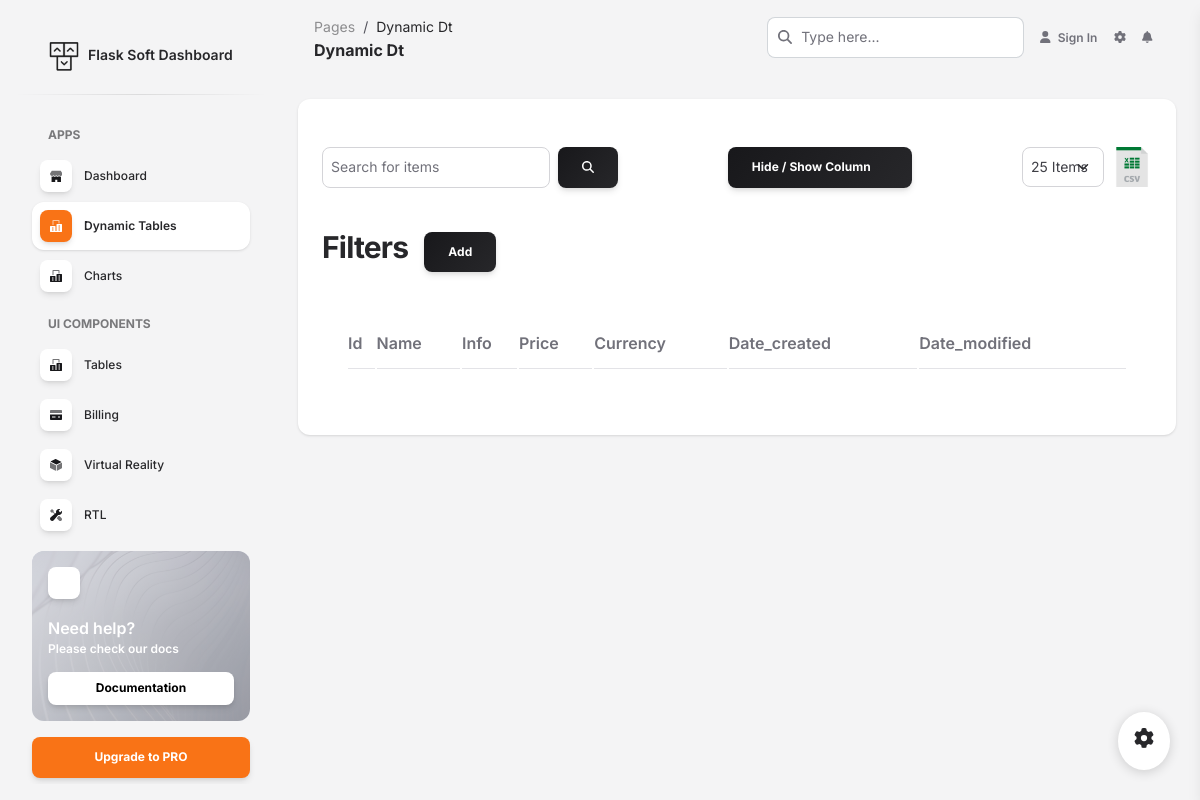
The page /dynamic-dt/products on the database as committed earlier.
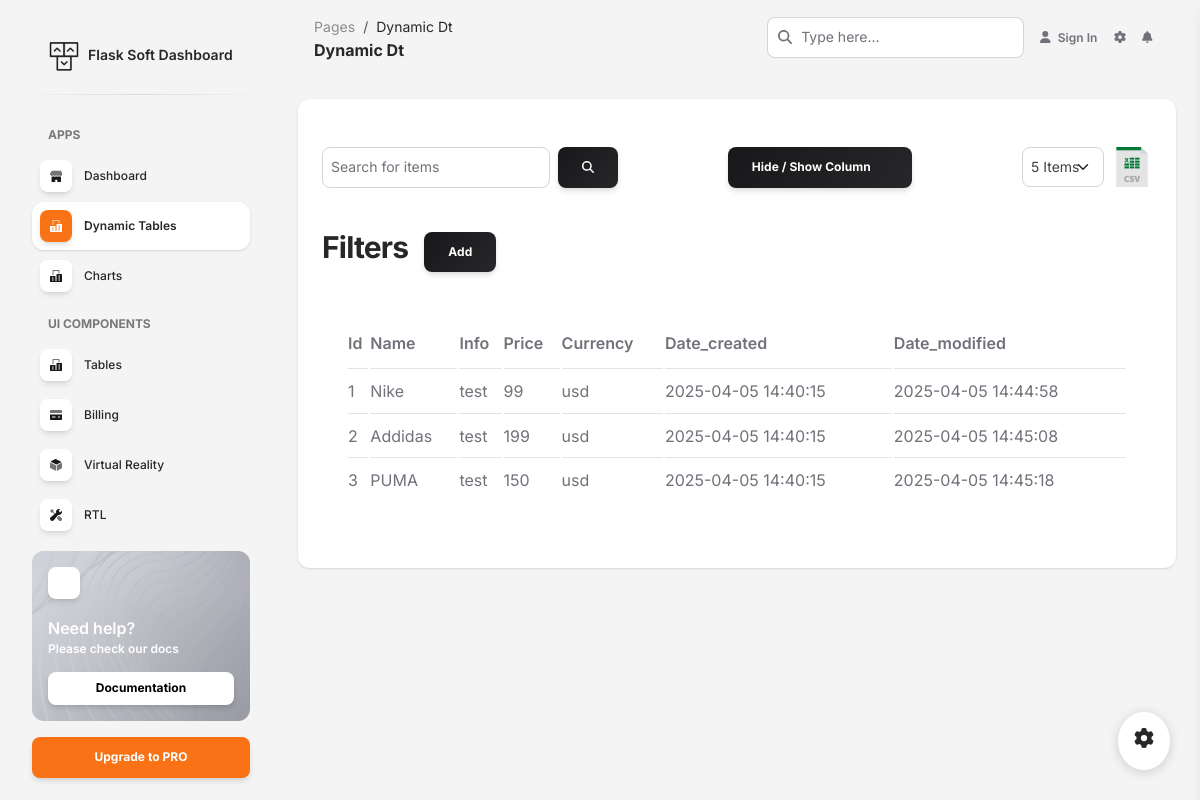
The same page on the database as committed later.
### apps/models.py (models this page shows, shortened)
class Product(db.Model):
    __tablename__ = 'products'
    id            = db.Column(db.Integer,      primary_key=True)
    name          = db.Column(db.String(128),  nullable=False)
    info          = db.Column(db.Text,         nullable=True)
    price         = db.Column(db.Integer,      nullable=False)
    currency      = db.Column(db.Enum(CURRENCY_TYPE), default=CURRENCY_TYPE.usd, nullable=False)
    date_created  = db.Column(db.DateTime,     default=dt.datetime.utcnow())
    date_modified = db.Column(db.DateTime,     default=db.func.current_timestamp(),
                                               onupdate=db.func.current_timestamp())

### apps/dyn_dt/routes.py (the view)
@blueprint.route('/dynamic-dt/<aPath>', methods=['GET', 'POST'])
def model_dt(aPath):
    aModelName = None
    aModelClass = None
    if aPath in config.Config.DYNAMIC_DATATB.keys():
        aModelName = config.Config.DYNAMIC_DATATB[aPath]
        aModelClass = name_to_class(aModelName)
    if not aModelClass:
        return f'ERR: Getting ModelClass for path: {aPath}', 404
    db_fields = [field.name for field in aModelClass.__table__.columns if not field.foreign_keys]
    fk_fields = get_model_fk_values(aModelClass)
    db_filters = []
    for f in db_fields:
        if f not in fk_fields.keys():
            db_filters.append( f )
    choices_dict = {}
    for column in aModelClass.__table__.columns:
        if isinstance(column.type, db.Enum):
            choices_dict[column.name] = [(choice.name, choice.value) for choice in column.type.enum_class]
    field_names = []
    for field_name in db_fields:
        field = HideShowFilter.query.filter_by(parent=aPath.lower(), key=field_name).first()
        if field:
            field_names.append(field)
        else:
            field = HideShowFilter(parent=aPath.lower(), key=field_name)
            db.session.add(field)
            db.session.commit()
            field_names.append(field)
    filter_string = []
    filter_instance = ModelFilter.query.filter_by(parent=aPath.lower()).all()
    for filter_data in filter_instance:
        if filter_data.key in db_fields:
            filter_string.append(getattr(aModelClass, filter_data.key).like(f"%{filter_data.value}%"))
    order_by = request.args.get('order_by', 'id')
    if order_by not in db_fields:
        order_by = 'id'
    queryset = aModelClass.query.filter(and_(*filter_string)).order_by(order_by)
    page_items = PageItems.query.filter_by(parent=aPath.lower()).order_by(PageItems.id.desc()).first()
    p_items = 25
    if page_items:
        p_items = page_items.items_per_page
    page = request.args.get('page', 1, type=int)
    queryset = user_filter(request, queryset, db_fields, fk_fields.keys())
    pagination = queryset.paginate(page=page, per_page=p_items, error_out=False)
    items = pagination.items
    read_only_fields = ('id', 'user_id', 'date_created', 'date_modified', )
    integer_fields = get_model_field_names(aModelClass, Integer)
    date_time_fields = get_model_field_names(aModelClass, DateTime)
    text_fields = get_model_field_names(aModelClass, Text)
    email_fields = []
    context = {
        'page_title': f'Dynamic DataTable - {aPath.lower().title()}',
        'link': aPath,
        'field_names': field_names,
        'db_field_names': db_fields,
        'db_filters': db_filters,
        'items': items,
        'pagination': pagination,
        'page_items': p_items,
        'filter_instance': filter_instance,
        'read_only_fields': read_only_fields,
        'integer_fields': integer_fields,
        'date_time_fields': date_time_fields,
        'email_fields': email_fields,
        'text_fields': text_fields,
        'fk_fields_keys': fk_fields.keys(),
        'fk_fields': fk_fields,
        'segment': 'dynamic_dt',
        'parent': 'dashboard',
        'choices_dict': choices_dict,
        'exclude_auto_gen_fields': exclude_auto_gen_fields(aModelClass)
    }
    return render_template('dyn_dt/model.html', **context)

### templates/dyn_dt/model.html (shortened to what this page needs)
{% extends "layouts/base.html" %}
{% block content %}
<div class="container-fluid py-4">
    <div class="row">
        <div class="col-sm-12">
            <div class="card">
                <div class="card-body">
                    <div class="d-flex justify-content-between my-4">
                        <form class="search">
                            <div class="d-flex gap-2 align-items-center align-self-stretch">
                                <div class="">
                                    <input type="text" placeholder="Search for items" name="search" id="" class="form-control border px-2">
                                </div>
                                <div>
                                    <button type="submit" class="btn mb-0 bg-gradient-dark">
                                        <i class="fas fa-search" aria-hidden="true"></i>
                                    </button>
                                </div>
                            </div>
                        </form>
                        <div class="">
                            <form method="post">
                                <div class="dropdown">
                                    <button class="btn mb-0 bg-gradient-dark dropdown-toggle" type="button" data-bs-toggle="dropdown" aria-expanded="false">
                                        Hide / Show Column
                                    </button>
                                </div>
                            </form>
                        </div>
                        <div class="page-size form-group">
                            <div class="d-flex gap-2">
                                <form method="post" class="">
                                    <select onchange="getPageItems(this)" name="" id="" class="form-select border px-2">
                                        <option {% if page_items == 5 %} selected {% endif %} value="5">5 Items</option>
                                        <option {% if page_items == 25 %} selected {% endif %} value="25">25 Items</option>
                                    </select>
                                </form>
                                <div class="d-flex ">
                                    <a data-bs-toggle="modal" data-bs-target="#exportCSV">
                                        <img class="export-csv-img" style="width: 40px" src="{{ url_for('static', filename="assets/img/csv.png") }}" alt="img">
                                    </a>
                                </div>
                            </div>
                        </div>
                    </div>
                    <div>
                        <form action="{{ url_for('table_blueprint.create_filter', model_name=link) }}" method="post">
                            <div class="d-flex align-items-center gap-3 mb-3">
                                <h3 class="">Filters</h3>
                                <button id="addButton" type="button" class="btn mb-0 bg-gradient-dark">Add</button>
                            </div>
                        </form>
                        <div class="card-body">
                            <div class="dt-responsive table-responsive">
                                <table class="table">
                                    <thead>
                                    <tr>
                                        {% for field in db_field_names %}
                                            <th id="th_{{ field }}" class="px-0" scope="col">{{ field }}</th>
                                        {% endfor %}
                                    </tr>
                                    </thead>
                                    <tbody>
                                        {% for item in items %}
                                        <tr class="align-middle table-row">
                                            {% for field_name in db_field_names %}
                                                {% if field_name in choices_dict %}
                                                <td class="td_{{ field_name }} data-td px-0">{{ item|getenumattribute(field_name) }}</td>
                                                {% else %}
                                                <td class="td_{{ field_name }} data-td px-0">{{ item|getattribute(field_name) }}</td>
                                                {% endif %}
                                            {% endfor %}
                                        </tr>
                                        {% endfor %}
                                    </tbody>
                                </table>
                            </div>
                        </div>
                    </div>
                </div>
            </div>
        </div>
    </div>
</div>
{% endblock %}

Rows that differ between the two databases and show on the page:
added Product: db_field_names "1" "Nike" "test" "99" "2025-04-05 14:40:15" "2025-04-05 14:44:58", db_field_names "usd"
added Product: db_field_names "2" "Addidas" "test" "199" "2025-04-05 14:40:15" "2025-04-05 14:45:08", db_field_names "usd"
added Product: db_field_names "3" "PUMA" "test" "150" "2025-04-05 14:40:15" "2025-04-05 14:45:18", db_field_names "usd"
Other text that changed with them:
form field value: "25 Items" → "5 Items"
